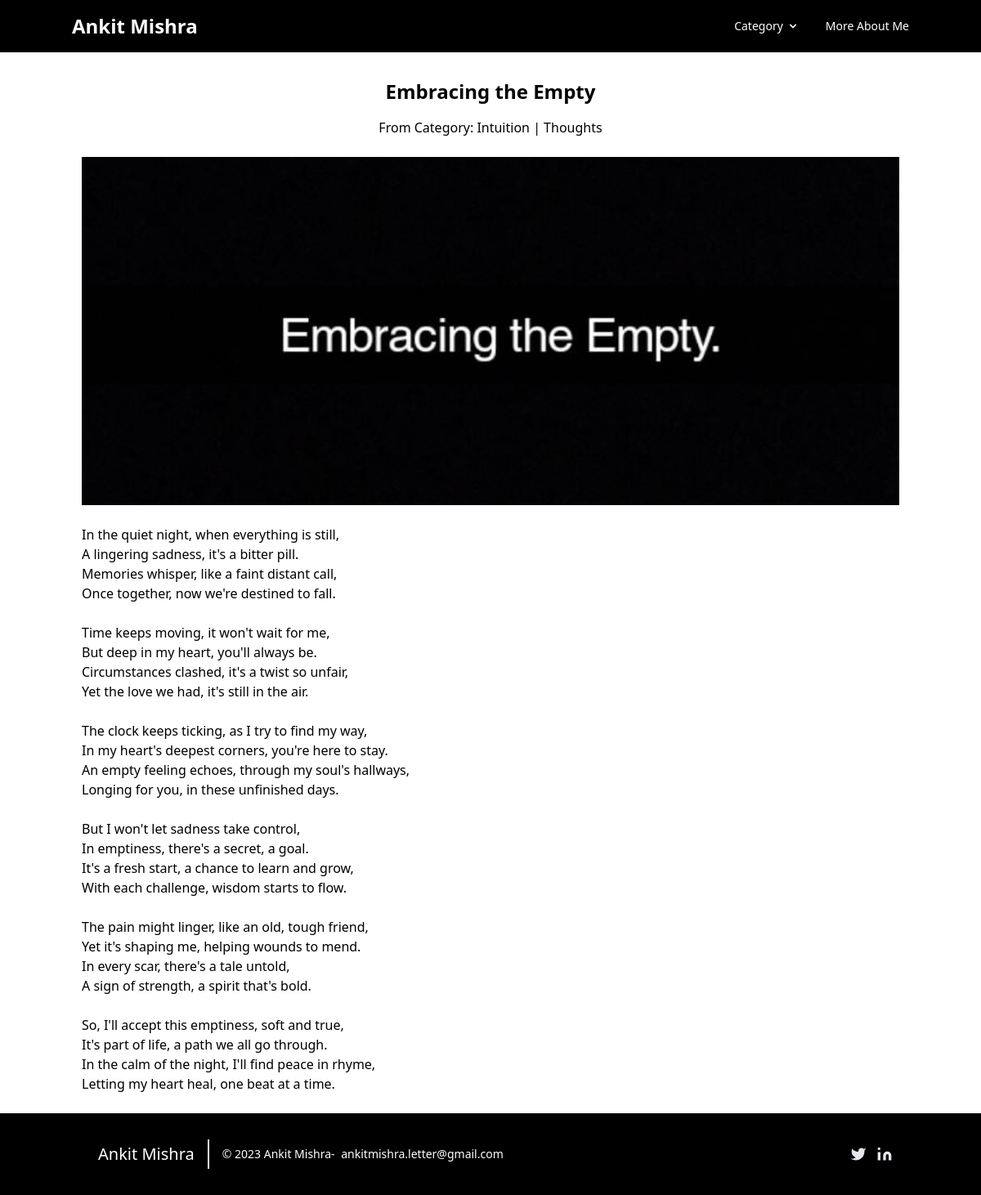
The app's page /insider/writeatnight with its own data.
### blog/models.py (models this page shows, shortened)
class Post(models.Model):
    post_id = models.AutoField(primary_key=True)
    title=models.CharField(max_length=200)
    content = HTMLField()
    url = models.CharField(max_length=100)
    cat = models.ForeignKey(Category,on_delete=models.CASCADE)
    image= models.ImageField(upload_to='post/')
    def __str__(self):
        return self.title

class Category(models.Model):
    cat_id = models.AutoField(primary_key=True)
    title = models.CharField(max_length=100)
    description = models.TextField()
    url = models.CharField(max_length=100)
    image = models.ImageField(upload_to='category/')
    add_date = models.DateTimeField(auto_now_add=True,null=True)

### blog/views.py (the view)
# urls.py: path('insider/<slug:url>',post),
def post(request,url):
    post=Post.objects.get(url=url)
    cats = Category.objects.all()
    print(post)
    readmore = {
        "readmore":post,
        "cats":cats
    }
    return render(request,'post.html',readmore)

### template/post.html (shortened to what this page needs)
{%extends 'base.html' %}
{%block content%}
<div class="container-custom mt-8 flex justify-center">
  <div class="w-full sm:w-12/12 md:w-10/12">
    <h2 class="mb-4 text-2xl font-semibold text-center">{{ readmore.title }}</h2>
    <p class="text-center">From Category: {{ readmore.cat.title }}</p> <br>
    <div class="img-container">
      <img src="/media/{{ readmore.image }}" class="w-full h-auto max-h-250 object-cover max-w-full" alt="">
    </div>
    <br>
    <p class="text-center">{{ readmore.content|safe }}</p>
  </div>
</div>
<br>
{%endblock%}

### records on screen
Post: title "Embracing the Empty", cat "Intuition | Thoughts", image (picture), content "In the quiet night, when everything is still, A lingering sadness, it's a bitter pill. Memories whisper, like a faint distant call, Once together, now we're destined to fall. Time keeps moving, it won't wait for me, But deep in my heart, you'll always be. Circumstances clashed, it's a twist so unfair, Yet the love we had, it's still in the air. The clock keeps ticking, as I try to find my way, In my heart's deepest corners, you're here to stay. An empty feeling echoes, through my soul's hallways, Longing for you, in these unfinished days. But I won't let sadness take control, In emptiness, there's a secret, a goal. It's a fresh start, a chance to learn and grow, With each challenge, wisdom…"
